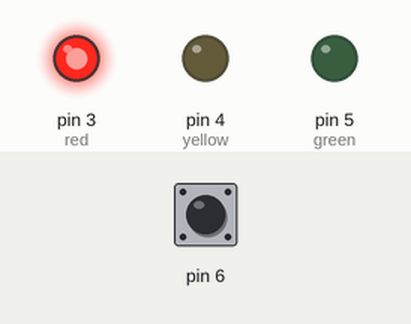
Recording of a sketch running on a simulated Arduino Uno, built with avr-gcc and run on an emulated ATmega328P. Shown: output pins drawn as LEDs (lit = HIGH). The inputs (shaded band) are chosen by the test bench; at power-on: pin 6 HIGH.

Above: at 5.0 s.
At 12.5 s:
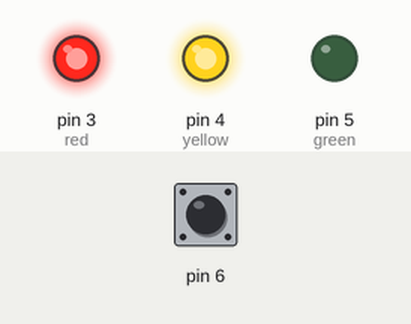
At 20.0 s:
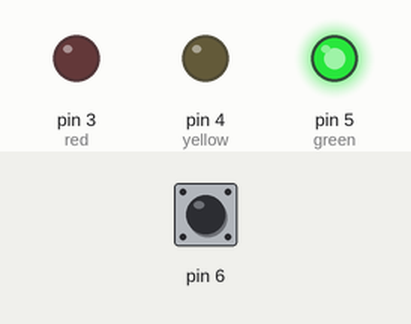
At 27.5 s:
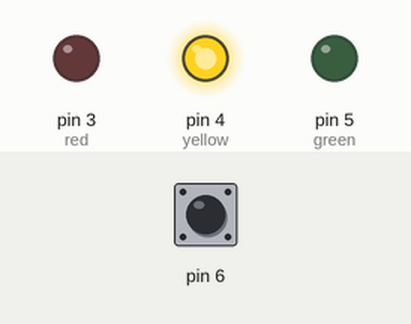
Timing chart, 0 to 39.0 s (numbered marks = the images above):
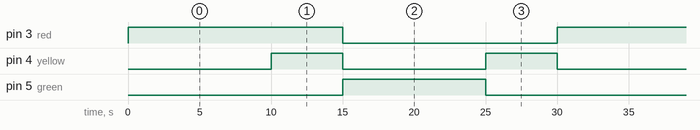

Measured:
- by itself, pin 3 (red): alternates HIGH for 15.0 s and LOW for 15.0 s
- by itself, pin 4 (yellow): alternates HIGH for 5.0 s and LOW for 10.0 s
- by itself, pin 5 (green): alternates HIGH for 10.0 s and LOW for 20.0 s

The sketch:

M4_1.ino
```cpp
void setup() {
    pinMode(3, OUTPUT); // red
    pinMode(4, OUTPUT); // yellow
    pinMode(5, OUTPUT); // green
    pinMode(6, INPUT_PULLUP);
}
void loop() {
    if (digitalRead(6) == 0)
    {
      digitalWrite(5, LOW);  //green off
      digitalWrite(4, LOW); //yellow off
      digitalWrite(3, HIGH); //botton pressed then red is on
    }else{
        digitalWrite(4, LOW); // yellow off
        digitalWrite(3, HIGH); //trun red on
        delay(10000); //10 sec
        digitalWrite(4, HIGH); //turn yellow on (red and yellow on)
        delay(5000); //5 sec
        digitalWrite(3, LOW); //turn off red
        digitalWrite(4, LOW); //turn off yellow
        digitalWrite(5, HIGH); //green on (only green on)
        delay(10000); //10 sec
        digitalWrite(5, LOW); //green off
        digitalWrite(4, HIGH); //yellow on (only yellow on)
        delay(5000); // 5 sec
    }
}
```
